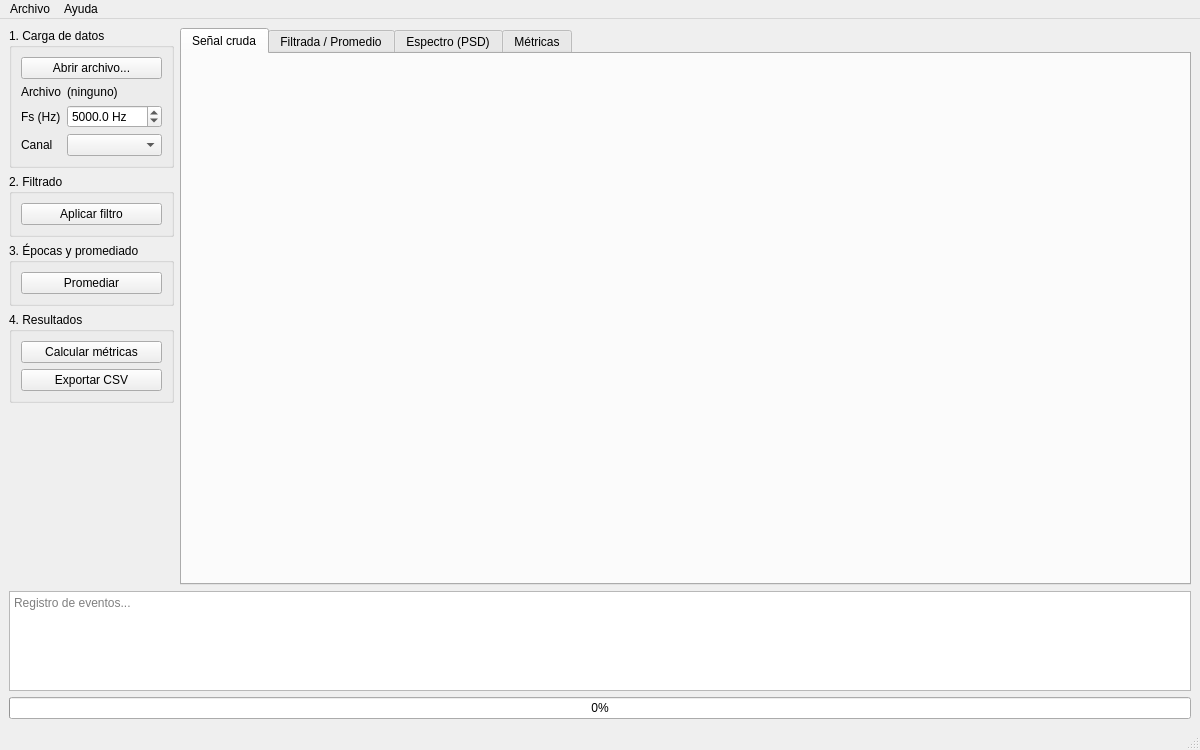
<?xml version="1.0" encoding="UTF-8"?>
<ui version="4.0">
 <class>MainWindow</class>
 <widget class="QMainWindow" name="MainWindow">
  <property name="geometry">
   <rect>
    <x>0</x>
    <y>0</y>
    <width>1200</width>
    <height>750</height>
   </rect>
  </property>
  <property name="windowTitle">
   <string>Análisis de SEP</string>
  </property>
  <widget class="QWidget" name="centralwidget">
   <layout class="QVBoxLayout" name="layoutCentral">
    <item>
     <layout class="QHBoxLayout" name="layoutSuperior">
      <item>
       <widget class="QWidget" name="panelControles" native="true">
        <property name="maximumSize">
         <size>
          <width>320</width>
          <height>16777215</height>
         </size>
        </property>
        <layout class="QVBoxLayout" name="layoutPanel">
         <property name="leftMargin">
          <number>0</number>
         </property>
         <property name="topMargin">
          <number>0</number>
         </property>
         <property name="rightMargin">
          <number>0</number>
         </property>
         <property name="bottomMargin">
          <number>0</number>
         </property>
         <item>
          <widget class="QGroupBox" name="grupoCarga">
           <property name="title">
            <string>1. Carga de datos</string>
           </property>
           <layout class="QFormLayout" name="formCarga">
            <item row="0" column="0" colspan="2">
             <widget class="QPushButton" name="btnAbrir">
              <property name="text">
               <string>Abrir archivo...</string>
              </property>
             </widget>
            </item>
            <item row="1" column="0">
             <widget class="QLabel" name="labelArchivo">
              <property name="text">
               <string>Archivo</string>
              </property>
             </widget>
            </item>
            <item row="1" column="1">
             <widget class="QLabel" name="lblArchivo">
              <property name="text">
               <string>(ninguno)</string>
              </property>
              <property name="wordWrap">
               <bool>true</bool>
              </property>
             </widget>
            </item>
            <item row="2" column="0">
             <widget class="QLabel" name="labelFs">
              <property name="text">
               <string>Fs (Hz)</string>
              </property>
             </widget>
            </item>
            <item row="2" column="1">
             <widget class="QDoubleSpinBox" name="spinFs">
              <property name="suffix">
               <string> Hz</string>
              </property>
              <property name="decimals">
               <number>1</number>
              </property>
              <property name="minimum">
               <double>1.000000000000000</double>
              </property>
              <property name="maximum">
               <double>100000.000000000000000</double>
              </property>
              <property name="value">
               <double>5000.000000000000000</double>
              </property>
             </widget>
            </item>
            <item row="3" column="0">
             <widget class="QLabel" name="labelCanal">
              <property name="text">
               <string>Canal</string>
              </property>
             </widget>
            </item>
            <item row="3" column="1">
             <widget class="QComboBox" name="comboCanal"/>
            </item>
           </layout>
          </widget>
         </item>
         <item>
          <widget class="QGroupBox" name="grupoFiltro">
           <property name="title">
            <string>2. Filtrado</string>
           </property>
           <layout class="QVBoxLayout" name="layoutFiltro">
            <item>
             <widget class="QPushButton" name="btnFiltrar">
              <property name="text">
               <string>Aplicar filtro</string>
              </property>
             </widget>
            </item>
           </layout>
          </widget>
         </item>
         <item>
          <widget class="QGroupBox" name="grupoEpocas">
           <property name="title">
            <string>3. Épocas y promediado</string>
           </property>
           <layout class="QVBoxLayout" name="layoutEpocas">
            <item>
             <widget class="QPushButton" name="btnPromediar">
              <property name="text">
               <string>Promediar</string>
              </property>
             </widget>
            </item>
           </layout>
          </widget>
         </item>
         <item>
          <widget class="QGroupBox" name="grupoResultados">
           <property name="title">
            <string>4. Resultados</string>
           </property>
           <layout class="QVBoxLayout" name="layoutResultados">
            <item>
             <widget class="QPushButton" name="btnMetricas">
              <property name="text">
               <string>Calcular métricas</string>
              </property>
             </widget>
            </item>
            <item>
             <widget class="QPushButton" name="btnExportar">
              <property name="text">
               <string>Exportar CSV</string>
              </property>
             </widget>
            </item>
           </layout>
          </widget>
         </item>
         <item>
          <spacer name="spacerPanel">
           <property name="orientation">
            <enum>Qt::Vertical</enum>
           </property>
           <property name="sizeHint" stdset="0">
            <size>
             <width>20</width>
             <height>40</height>
            </size>
           </property>
          </spacer>
         </item>
        </layout>
       </widget>
      </item>
      <item>
       <widget class="QTabWidget" name="tabsGraficos">
        <property name="currentIndex">
         <number>0</number>
        </property>
        <widget class="QWidget" name="tabCruda">
         <attribute name="title">
          <string>Señal cruda</string>
         </attribute>
         <layout class="QVBoxLayout" name="layoutTabCruda">
          <item>
           <widget class="PlotWidget" name="graficoCrudo" native="true"/>
          </item>
         </layout>
        </widget>
        <widget class="QWidget" name="tabPromedio">
         <attribute name="title">
          <string>Filtrada / Promedio</string>
         </attribute>
         <layout class="QVBoxLayout" name="layoutTabPromedio">
          <item>
           <widget class="PlotWidget" name="graficoPromedio" native="true"/>
          </item>
         </layout>
        </widget>
        <widget class="QWidget" name="tabPSD">
         <attribute name="title">
          <string>Espectro (PSD)</string>
         </attribute>
         <layout class="QVBoxLayout" name="layoutTabPSD">
          <item>
           <widget class="PlotWidget" name="graficoPSD" native="true"/>
          </item>
         </layout>
        </widget>
        <widget class="QWidget" name="tabMetricas">
         <attribute name="title">
          <string>Métricas</string>
         </attribute>
         <layout class="QVBoxLayout" name="layoutTabMetricas">
          <item>
           <widget class="QTableWidget" name="tablaMetricas">
            <property name="editTriggers">
             <set>QAbstractItemView::NoEditTriggers</set>
            </property>
            <attribute name="horizontalHeaderStretchLastSection">
             <bool>true</bool>
            </attribute>
            <row/>
            <row/>
            <row/>
            <row/>
            <column>
             <property name="text">
              <string>Componente</string>
             </property>
            </column>
            <column>
             <property name="text">
              <string>Latencia (ms)</string>
             </property>
            </column>
            <column>
             <property name="text">
              <string>Amplitud (µV)</string>
             </property>
            </column>
            <item row="0" column="0">
             <property name="text">
              <string>N9</string>
             </property>
            </item>
            <item row="1" column="0">
             <property name="text">
              <string>N13</string>
             </property>
            </item>
            <item row="2" column="0">
             <property name="text">
              <string>N20</string>
             </property>
            </item>
            <item row="3" column="0">
             <property name="text">
              <string>P25</string>
             </property>
            </item>
           </widget>
          </item>
         </layout>
        </widget>
       </widget>
      </item>
     </layout>
    </item>
    <item>
     <widget class="QPlainTextEdit" name="txtLog">
      <property name="maximumSize">
       <size>
        <width>16777215</width>
        <height>100</height>
       </size>
      </property>
      <property name="readOnly">
       <bool>true</bool>
      </property>
      <property name="placeholderText">
       <string>Registro de eventos...</string>
      </property>
     </widget>
    </item>
    <item>
     <widget class="QProgressBar" name="barraProgreso">
      <property name="value">
       <number>0</number>
      </property>
     </widget>
    </item>
   </layout>
  </widget>
  <widget class="QMenuBar" name="menubar">
   <property name="geometry">
    <rect>
     <x>0</x>
     <y>0</y>
     <width>1200</width>
     <height>21</height>
    </rect>
   </property>
   <widget class="QMenu" name="menuArchivo">
    <property name="title">
     <string>Archivo</string>
    </property>
    <addaction name="actionAbrir"/>
    <addaction name="actionExportar"/>
    <addaction name="separator"/>
    <addaction name="actionSalir"/>
   </widget>
   <widget class="QMenu" name="menuAyuda">
    <property name="title">
     <string>Ayuda</string>
    </property>
    <addaction name="actionAcercaDe"/>
   </widget>
   <addaction name="menuArchivo"/>
   <addaction name="menuAyuda"/>
  </widget>
  <widget class="QStatusBar" name="statusbar"/>
  <action name="actionAbrir">
   <property name="text">
    <string>Abrir...</string>
   </property>
   <property name="shortcut">
    <string>Ctrl+O</string>
   </property>
  </action>
  <action name="actionExportar">
   <property name="text">
    <string>Exportar CSV</string>
   </property>
   <property name="shortcut">
    <string>Ctrl+E</string>
   </property>
  </action>
  <action name="actionSalir">
   <property name="text">
    <string>Salir</string>
   </property>
   <property name="shortcut">
    <string>Ctrl+Q</string>
   </property>
  </action>
  <action name="actionAcercaDe">
   <property name="text">
    <string>Acerca de</string>
   </property>
  </action>
 </widget>
 <customwidgets>
  <customwidget>
   <class>PlotWidget</class>
   <extends>QWidget</extends>
   <header>pyqtgraph</header>
   <container>1</container>
  </customwidget>
 </customwidgets>
 <resources/>
 <connections/>
</ui>
